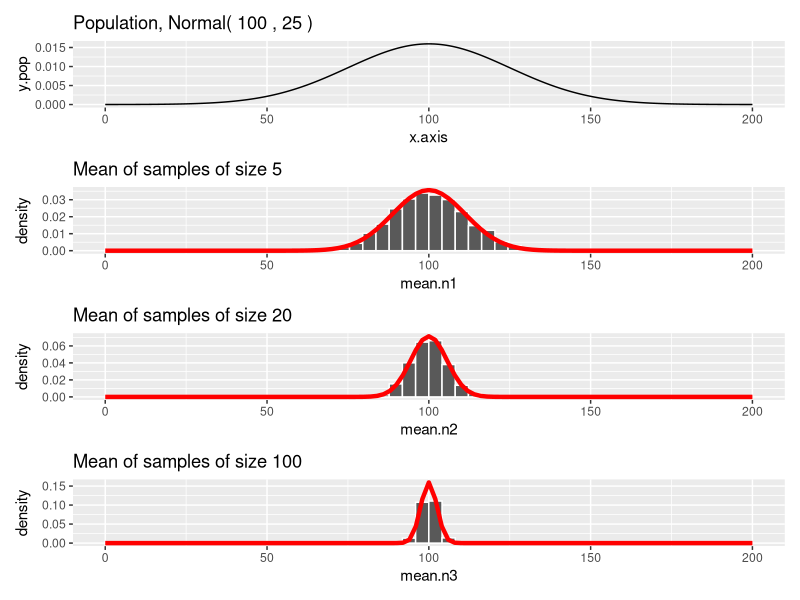
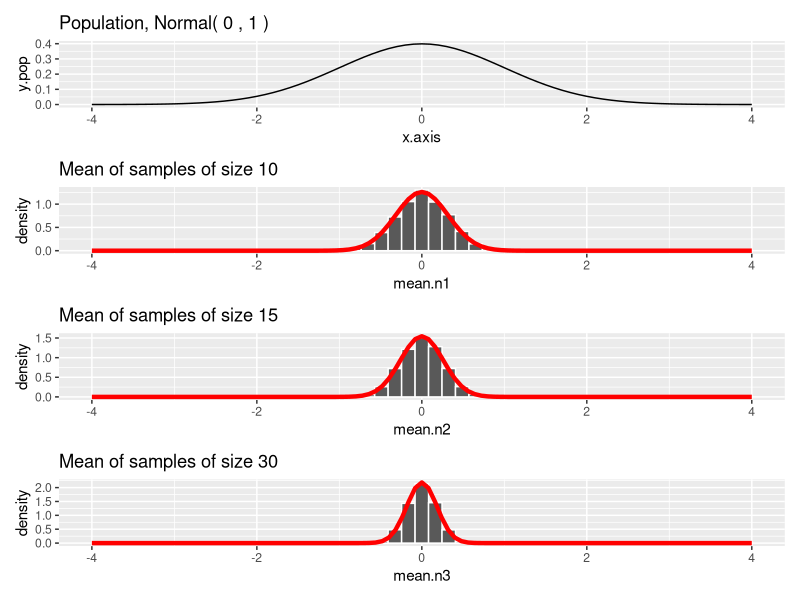
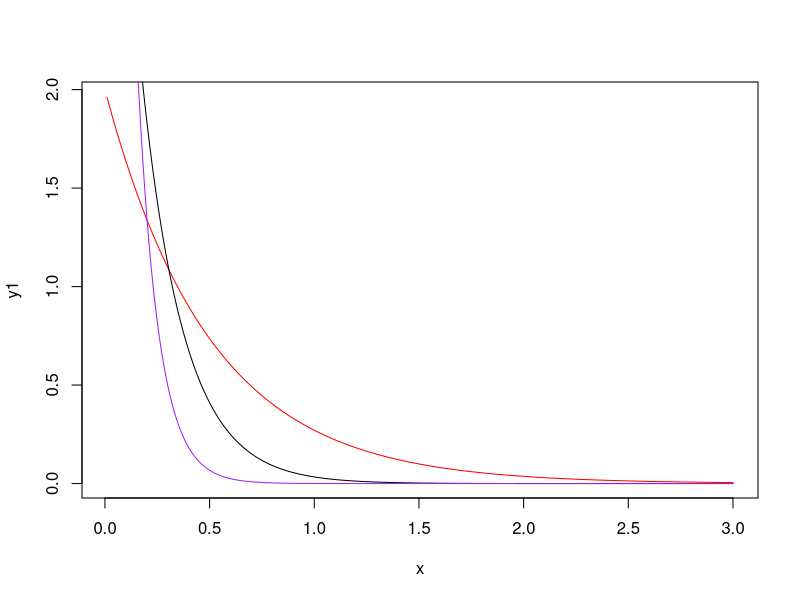
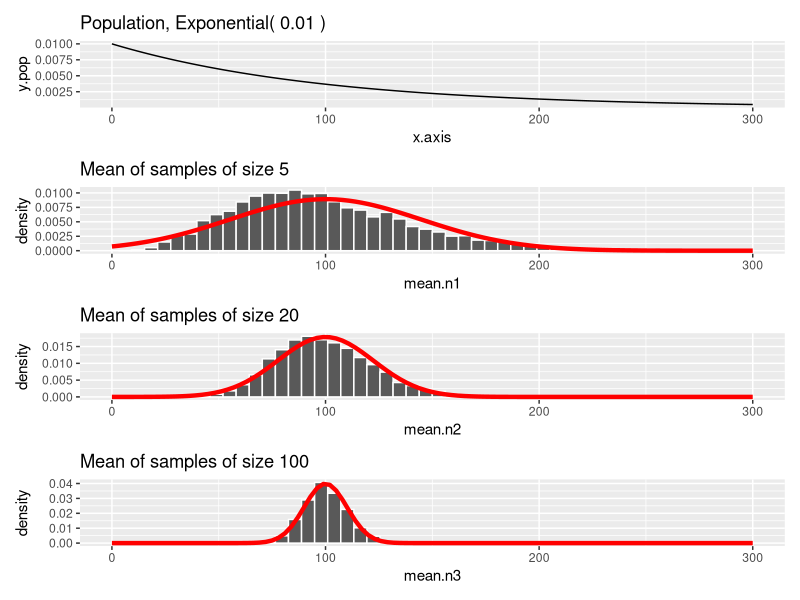
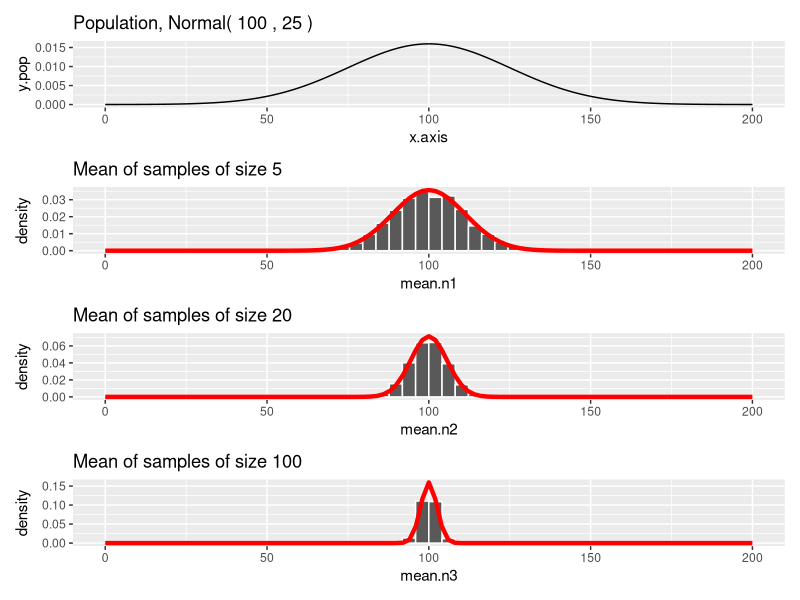
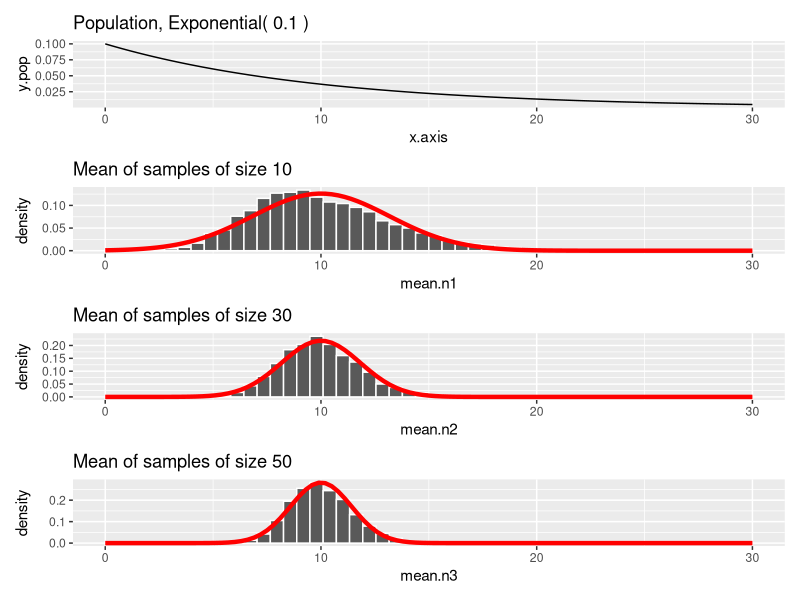
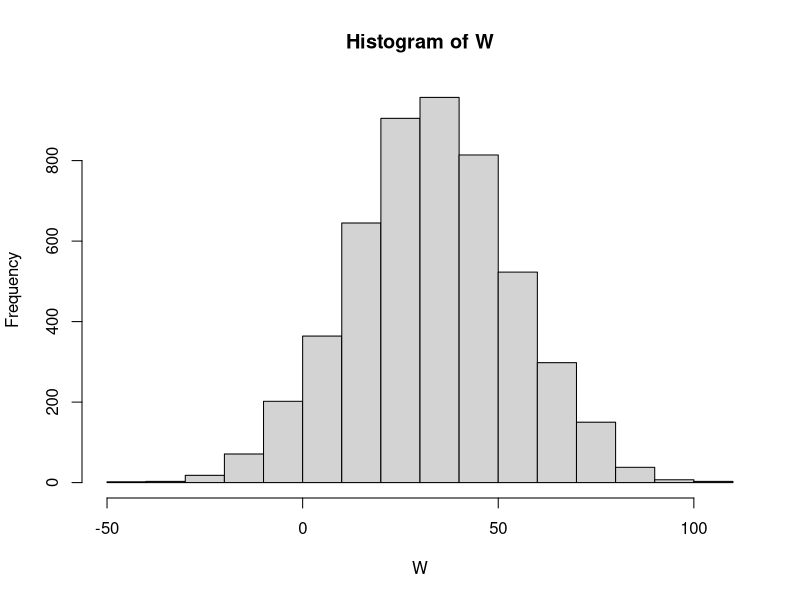
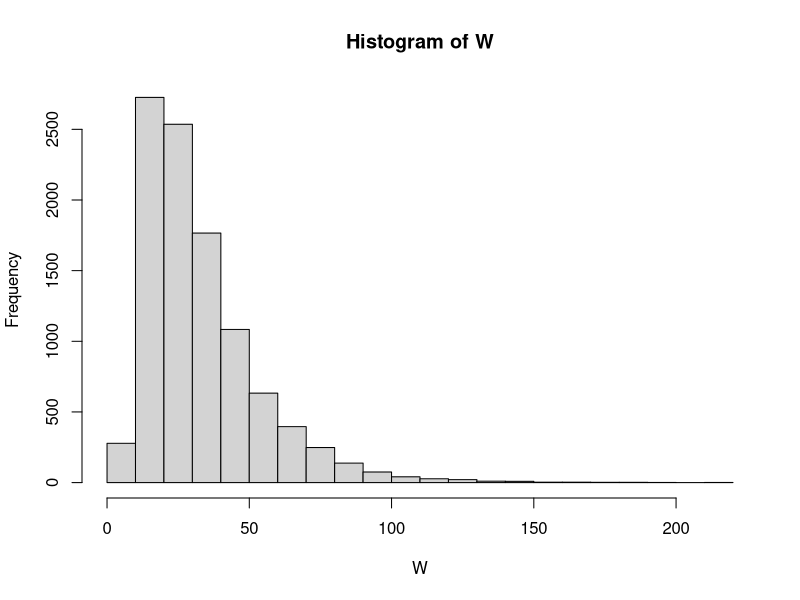

Reproduce these figures in R, in order.
# Homework #6 - Dr. Taylor's Solutions
# rm(list=ls())

library(tidyverse)
library(patchwork)
set.seed(2320)

#---------------------------------------------------------

#1

CLTsim <- function(popmean=100,popsd=25,n1=5,n2=20,n3=100){
#Notes 13 p 8 Code

x.axis <- seq(popmean-4*popsd,popmean+4*popsd,.1) #update x-axis
y.pop <- dnorm(x.axis,popmean,popsd) #update mean and sd

A <- ggplot(NULL,aes(x=x.axis,y=y.pop)) +
  geom_line()+
  labs(title=paste("Population, Normal(",popmean,",",popsd,")")) #update title
A

#samples of size n1
mean.n1 <- replicate(5000,mean(rnorm(n1,popmean,popsd))) #update
out.n1 <- data.frame(mean.n1=mean.n1)
B <- ggplot(out.n1,aes(x=mean.n1))+
  geom_histogram(aes(y=after_stat(density)), color="white", bins=50) +     
  labs(y="density", title=paste("Mean of samples of size",n1))+
  stat_function(fun=dnorm, args=list(mean=popmean,sd=popsd/sqrt(n1)), linewidth=1.5, color="red")+
  xlim(c(min(x.axis),max(x.axis)))
B

#samples of size n2
mean.n2 <- replicate(5000,mean(rnorm(n2,popmean,popsd))) #update
out.n2 <- data.frame(mean.n2=mean.n2)
C <- ggplot(out.n2,aes(x=mean.n2))+
  geom_histogram(aes(y=after_stat(density)), color="white", bins=50) +     
  labs(y="density", title=paste("Mean of samples of size",n2))+
  stat_function(fun=dnorm, args=list(mean=popmean,sd=popsd/sqrt(n2)), linewidth=1.5, color="red")+
  xlim(c(min(x.axis),max(x.axis)))
C

#samples of size n3
mean.n3 <- replicate(5000,mean(rnorm(n3,popmean,popsd))) #update
out.n3 <- data.frame(mean.n3=mean.n3)
D <- ggplot(out.n3,aes(x=mean.n3))+
  geom_histogram(aes(y=after_stat(density)), color="white", bins=50) +     
  labs(y="density", title=paste("Mean of samples of size",n3))+
  stat_function(fun=dnorm, args=list(mean=popmean,sd=popsd/sqrt(n3)), linewidth=1.5, color="red")+
  xlim(c(min(x.axis),max(x.axis)))
D

A/B/C/D

}

CLTsim()

#2
CLTsim(0,1,10, 15, 30)

# We repeatedly took samples of specified sizes from a Normal Population with a 
# mean of 0 and a standard deviation of 1. We observe that for each of the sample
# sizes the distribution of the sample means follows a bell-shaped distribution
# as predicted by the CLT and they are centered at 0 (the population mean) also
# as predicted by the CLT. Further, we see that as the sample size increases,
# the spread of the curve decreases as predicted by the CLT.


#------------------------------------------------------------------------
#3a
myrand <- rexp(10000, rate=2)
mean(myrand)
# The mean is about 0.5, which is 1/rate = 1/2!

#3b
myrandb <- rexp(10000, rate=3)
mean(myrandb)
# The mean is about 0.33, which is 1/rate = 1/3!

#3c
myrandc <- rexp(10000, rate=10)
mean(myrandc)
# The mean is about 0.1, which is 1/rate = 1/10!

#3d
myrandd <- rexp(10000, rate=1/7)
mean(myrandd)
# The mean is about 7, which is 1/rate = 1/(1/7) = 7!

#3e
# It appears that the mean of the Exponential distribution is 1/rate or 1/lambda!

#3f
myrandsd <- NULL
myrate <- c(0.1, 0.25, 0.5, 1, 1.5, 2, 10)
for(i in 1:length(myrate)){
  myrandsd[i] <- sd(rexp(10000,rate=myrate[i]))
}

data.frame(myrate,myrandsd)

# As the value of the rate, lambda, increases, the spread of the Exponential
# distribution decreases!

# Recreating myrand
myrand <- rexp(10000, rate=2)

#3g
sum(myrand <= qexp(0.5,2))/length(myrand)
sum(myrand <= qexp(0.3,2))/length(myrand)
sum(myrand <= qexp(0.75,2))/length(myrand)

# qexp calculates the quantile. In the first example, it calculates the median.
# Therefore, when we count the proportion of the randomly generated values that
# are less than the median, we get 50% --- because of the definition of the median.
# Similarly, if we calculate the 30th percentile and the count the proportion 
# of randomly generated values that are less than the 30th percentle, we get 30%!
# The same thing happens for the 75th percentile, cutting off 75% of the randomly
# generated values. 
# This helps illustrate that the rexp() function is generating random data
# that indeed follows the Exponential Distribution.

#3h
pexp(qexp(0.75,2), 2)
pexp(qexp(1, 2), 2)
pexp(qexp(0.2493, 2), 2)

# These examples are identical the previous example, but in the previous example
# we were using simulated data from the distribution. Here we are using the 
# exact values. qexp() calculates the 75th percentile and then the pexp() function
# calculate the proportion of the curve that is to the left of the 75th percentile
# which would be 75% of the curve.
# Similarly 100% of the curve is to the left of the 100th percentile and
# 24.93% of the curve is to the left of the 24.93th percentile!

#3i
x <- seq(0.01, 3, 0.01)
y1 <- dexp(x, 2)
y2 <- dexp(x, 5)
y3 <- dexp(x, 10)
plot(x,y1, typ="l", col="red")
lines(x,y2, col="black")
lines(x,y3, col="purple")

# As the rate increases from 2, 5, 10, we see that the tail of the curve
# is thicker for a greater distance across the x-axis suggesting that the
# distribution has more variability. This supports our findings in #3f
# where we determined that as the rate increases, the spread increases.


#-------------------------------------------------------------------------

#4

CLTsimDist <- function(popmean=100,popsd=25,n1=5,n2=20,n3=100,dist="N"){
  #Notes 13 p 8 Code
  
  if(dist=="N"){
  x.axis <- seq(popmean-4*popsd,popmean+4*popsd,.1) #update x-axis
  y.pop <- dnorm(x.axis,popmean,popsd) #update mean and sd
  
  A <- ggplot(NULL,aes(x=x.axis,y=y.pop)) +
    geom_line()+
    labs(title=paste("Population, Normal(",popmean,",",popsd,")")) #update title
  A
  
  #samples of size n1
  mean.n1 <- replicate(5000,mean(rnorm(n1,popmean,popsd))) #update
  out.n1 <- data.frame(mean.n1=mean.n1)
  B <- ggplot(out.n1,aes(x=mean.n1))+
    geom_histogram(aes(y=after_stat(density)), color="white", bins=50) +     
    labs(y="density", title=paste("Mean of samples of size",n1))+
    stat_function(fun=dnorm, args=list(mean=popmean,sd=popsd/sqrt(n1)), linewidth=1.5, color="red")+
    xlim(c(min(x.axis),max(x.axis)))
  B
  
  #samples of size n2
  mean.n2 <- replicate(5000,mean(rnorm(n2,popmean,popsd))) #update
  out.n2 <- data.frame(mean.n2=mean.n2)
  C <- ggplot(out.n2,aes(x=mean.n2))+
    geom_histogram(aes(y=after_stat(density)), color="white", bins=50) +     
    labs(y="density", title=paste("Mean of samples of size",n2))+
    stat_function(fun=dnorm, args=list(mean=popmean,sd=popsd/sqrt(n2)), linewidth=1.5, color="red")+
    xlim(c(min(x.axis),max(x.axis)))
  C
  
  #samples of size n3
  mean.n3 <- replicate(5000,mean(rnorm(n3,popmean,popsd))) #update
  out.n3 <- data.frame(mean.n3=mean.n3)
  D <- ggplot(out.n3,aes(x=mean.n3))+
    geom_histogram(aes(y=after_stat(density)), color="white", bins=50) +     
    labs(y="density", title=paste("Mean of samples of size",n3))+
    stat_function(fun=dnorm, args=list(mean=popmean,sd=popsd/sqrt(n3)), linewidth=1.5, color="red")+
    xlim(c(min(x.axis),max(x.axis)))
  D
  }
  if(dist == "E"){
    x.axis <- seq(0,3*popmean,.1) #update x-axis
    y.pop <- dexp(x.axis,1/popmean) #update mean and sd
    
    rate = 1/popmean #added this in!
    
    A <- ggplot(NULL,aes(x=x.axis,y=y.pop)) +
      geom_line()+
      labs(title=paste("Population, Exponential(",rate,")")) #update title
    A
    
    #samples of size n1
    mean.n1 <- replicate(5000,mean(rexp(n1,1/popmean))) #update
    out.n1 <- data.frame(mean.n1=mean.n1)
    B <- ggplot(out.n1,aes(x=mean.n1))+
      geom_histogram(aes(y=after_stat(density)), color="white", bins=50) +     
      labs(y="density", title=paste("Mean of samples of size",n1))+
      stat_function(fun=dnorm, args=list(mean=popmean,sd=popmean/sqrt(n1)), linewidth=1.5, color="red")+
      xlim(c(min(x.axis),max(x.axis)))
    B
    
    #samples of size n2
    mean.n2 <- replicate(5000,mean(rexp(n2,1/popmean))) #update
    out.n2 <- data.frame(mean.n2=mean.n2)
    C <- ggplot(out.n2,aes(x=mean.n2))+
      geom_histogram(aes(y=after_stat(density)), color="white", bins=50) +     
      labs(y="density", title=paste("Mean of samples of size",n2))+
      stat_function(fun=dnorm, args=list(mean=popmean,sd=popmean/sqrt(n2)), linewidth=1.5, color="red")+
      xlim(c(min(x.axis),max(x.axis)))
    C
    
    #samples of size n3
    mean.n3 <- replicate(5000,mean(rexp(n3,1/popmean))) #update
    out.n3 <- data.frame(mean.n3=mean.n3)
    D <- ggplot(out.n3,aes(x=mean.n3))+
      geom_histogram(aes(y=after_stat(density)), color="white", bins=50) +     
      labs(y="density", title=paste("Mean of samples of size",n3))+
      stat_function(fun=dnorm, args=list(mean=popmean,sd=popmean/sqrt(n3)), linewidth=1.5, color="red")+
      xlim(c(min(x.axis),max(x.axis)))
    D
    
  }
  
  A/B/C/D
  
}

CLTsimDist(dist="E")

#5
CLTsimDist()

#6
CLTsimDist(popmean=10,n1=10,n2=30,n3=50,dist="E")
#6a
# When the sample size is small (n=10), the graph has a slight skew
# and is slightly off center. For n=30 and n=50, the graphs are quite
# bell-shaped.

#6b
# When the sample size is small (n=10), the cente rof the graph is slightly
# less than 10, but this slight change seems to decrease as we increase our
# sample size. This is due to the fact that the Exponential distribution
# is right-skewed, so we need "larger" n to have the CLT apply.

#6c
# As the sample size increases, the sampling distribution of the sample
# mean becomes less spread out! We can see that the histograms aren't as
# wide.

#--------------------------------------------------------------------------

#7

#7a
# E(3*X + 2*Y + 7) = E(3*X) + E(2*Y) + E(7) = 3*E(X) + 2*E(Y) + 7
#    = 3*2 + 2*10 + 7 = 33
3*2 + 2*10 + 7

#7b
# Var(3*X + 2*Y + 7) = Var(3*X) + Var(2*Y) = 3^2 * Var(X) + 2^2 * Var(Y)
#    = 9*Var(X) + 4*Var(Y) = 9*4 + 4*100 = 436
3*3*2*2 + 2*2*10*10

#7C
# SD = sqrt(VAR) --> SD(3*X + 2*Y + 7) = sqrt(436) = 20.88061
sqrt(3*3*2*2 + 2*2*10*10)

#7d
# Since X and Y are bell-shaped and we are adding two bell-shaped distributions
# together, we might expect the variable W to be bell-shaped.

#7e
X <- rnorm(5000, 2, 2)
Y <- rnorm(5000, 10, 10)
W <- 3*X + 2*Y + 7

mean(W) #Close to 33!
var(W) #Close to 436!
sd(W) #Close to 20.9
hist(W) #Bell-shaped!


#8
X <- rexp(10000, 1/2)
Y <- rexp(10000, 1/10)
W <- 3*X + 2*Y + 7

mean(W) #Close to 33! This matches what the rules of expectation from #7a gave us!
var(W) #Close to 436! This matches what the rules of expectation from #7b gave us!
sd(W) #Close to 20.8 This matches what the rules of expectation from #7c gave us!
hist(W) #Slightly right-skewed! 
# Do you have a hypothesis? Consider the fact that W is a calculation
# based on two right-skewed variables, X and Y!

#------------------------------------------------------------------------

#9a
mymat <- matrix(rnorm(10*10000,98.6, 0.73),nrow=10)

#9b
myt <- (apply(mymat,2,mean) - 98.6)/(apply(mymat,2,sd)/sqrt(10))

#9c
wrong <- 2*pnorm(abs(myt),lower.tail=F)

#9d
sum(wrong <= 0.05)/10000

#9e
correct <- 2*pt(abs(myt),9,lower.tail=F)

#9f
sum(correct <= 0.05)/10000

#9g
# The proportion of tests that incorrectly found evidence of a differnece
# was higher when we used the Standard Normal Distribution. So we would
# have been more likely to detect un-real differences when we used the
# Z distribution instead of the t-distribution. Our Type I Error rate
# is higher than expected.

#9h
wrongdist <- function(n=10){
  mymat <- matrix(rnorm(n*10000,98.6, 0.73),nrow=n)
  myt <- (apply(mymat,2,mean) - 98.6)/(apply(mymat,2,sd)/sqrt(n))

  wrong <- 2*pnorm(abs(myt),lower.tail=F)
  print("Type I Error Rate using Z-distribution")
  prop1 <- sum(wrong <= 0.05)/10000
  print(prop1)

  correct <- 2*pt(abs(myt),n-1,lower.tail=F)
  print("Type I Error Rate using t-distribution")
  prop2 <- sum(correct <= 0.05)/10000
  print(prop2)
  
  return(list=c(wrongprop=prop1,correctprop=prop2))
  
}

#9i
wrongdist()
wrongdist(n=5)
wrongdist(n=7)
wrongdist(n=15)
wrongdist(n=25)
wrongdist(n=99)
wrongdist(n=500)

# For small sample sizes, the Type I Error rate when using the Z
# distribution can greatly exceed the expected rate of 0.05, but the
# t-distribution maintains the error rate of 0.05 regardless of n (because
# it is the correct distribution of the test statistic). However, as
# n increases, using the wrong distribution becomes less concerning
# as the Type I Error rate seems to converge on the correct value 
# of 0.05 for large sample sizes (99 and 500 were really close to 0.05
# and the results of the correct t-distribution.

#9i - BONUS
mysizes <- c(5,7,15,25,99,500)
myresults <- matrix(NA,nrow=2,ncol=length(mysizes))
for(i in 1:length(mysizes)){
  myresults[,i] <- wrongdist(n=mysizes[i])
}
colnames(myresults) <- mysizes
rownames(myresults) <- c("Wrong (Z)","Correct (t)")
myresults
